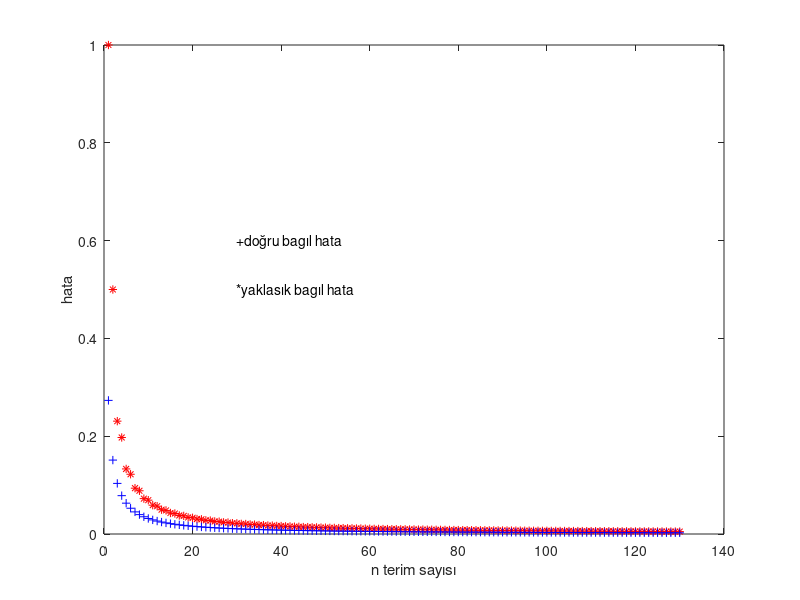

Write MATLAB code to recreate this figure.
clear all;close all;clc
x=1;
toplam=0;
pi=4*atan(1);
for n=1:130
    isaret=(-1)^(n+1);
    pay=x^(2*n-1);
    payda=2*n-1;
    sontoplam=toplam+4*isaret*pay/payda;
    truehata=abs(pi-sontoplam)/abs(pi);
    yakhata=abs(sontoplam-toplam)/abs(sontoplam);
    plot(n,yakhata,'--r*',n,truehata,'--b+');
    hold on
    xlabel('n terim sayısı')
    ylabel('hata')
    toplam=sontoplam;
end
text(30,0.6,'+doğru bagıl hata');
text(30,0.5,'*yaklasık bagıl hata');

